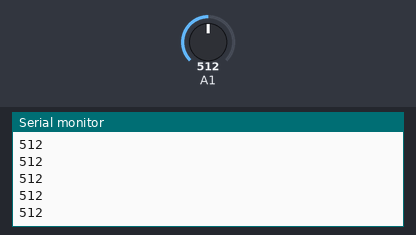
Recording of a sketch running on a simulated Arduino Uno, built with avr-gcc and run on an emulated ATmega328P. Parts: the last lines printed to the serial monitor. The test bench sets the inputs (shaded band); at power-on: A1 = 512.

Above: at 1.2 s.
1.3 s: A1 set to 716
At 2.0 s:
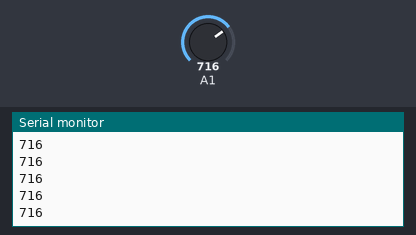
2.8 s: A1 set to 900
At 3.4 s:
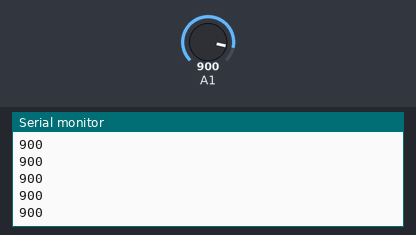
Timing chart, 0 to 5.8 s (numbered marks = the images above; inputs shaded):
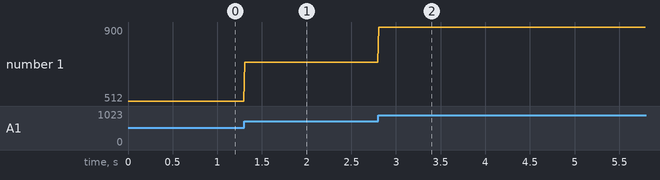

The sketch:

Zeller479_Lab2_Arduino.ino
```cpp
//A0 - EKG
//A1 - Force sensor

void setup() {
  // initialize the serial communication:
  Serial.begin(115200);
  pinMode(10, INPUT); // Setup for leads off detection LO +
  pinMode(11, INPUT); // Setup for leads off detection LO -

}

void loop() {
    Serial.println(analogRead(A1));
//  if((digitalRead(10) == 1)||(digitalRead(11) == 1)){
////    Serial.println('!');
//  }
//  else{
//    // send the value of analog input 0:
//      Serial.println('!');
//      Serial.println('!');
//      Serial.println('!');
//      Serial.println(analogRead(A0));
//  }
  //Wait for a bit to keep serial data from saturating
  delay(10);
}
```

Measured:
- after the input at 1.3 s, the serial monitor: prints a new line at once (image 1)
- after the input at 2.8 s, the serial monitor: prints a new line at once (image 2)
- plotted number 1: 512 → 716 after the input at 1.3 s, 716 → 900 after the input at 2.8 s
